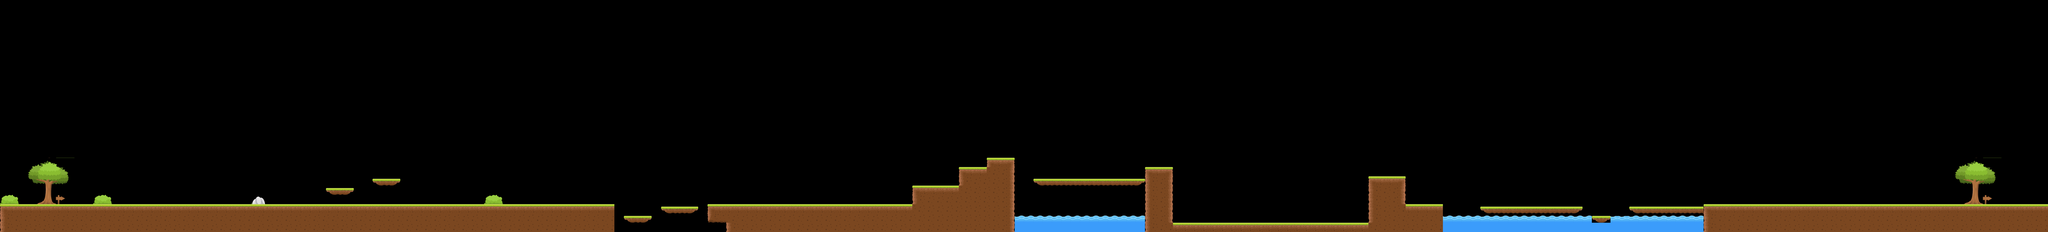

A level layout from a 2D game, rendered from its tile map. Below: a short description, then the map file with tile-grid data replaced by summaries:
An orthogonal 220x25 tile map with 64x64 px tiles, 1 tile layer (Tile Layer 1), 1 hidden layer not drawn and 99 objects.

<map version="1.0" tiledversion="1.1.5" orientation="orthogonal" renderorder="left-up" width="220" height="25" tilewidth="64" tileheight="64" infinite="0" nextobjectid="355">
 <tileset firstgid="1" name="Untitled" tilewidth="64" tileheight="64" tilecount="81" columns="9">
  <image source="tileset_map.png" trans="9ef3d4" width="600" height="600" />
 </tileset>
 <layer name="Tile Layer 2" width="220" height="25" visible="0">
  <data>[5500 cells, 58 non-empty, 18 distinct tile ids]</data>
 </layer>
 <objectgroup name="Land" opacity="0.9">
  <object id="66" x="0" y="1412.12" width="4222.23" height="184.848" />
  <object id="228" x="4292" y="1489.33" width="187.333" height="14.6667" />
  <object id="229" x="4546.67" y="1430.67" width="253.333" height="9.33333" />
  <object id="230" x="4870.67" y="1425.33" width="120" height="12" />
  <object id="234" x="4987.88" y="1406.06" width="1284.85" height="187.879" />
  <object id="235" x="6269.7" y="1284.85" width="321.212" height="15.1515" />
  <object id="236" x="6600" y="1160.61" width="181.818" height="9.09091" />
  <object id="237" x="6784.85" y="1085.94" width="190.909" height="15.1515" />
  <object id="268" x="7103.22" y="1233.33" width="757.394" height="21.2121" />
  <object id="271" x="7876.73" y="1154.91" width="187.879" height="15.1515" />
  <object id="272" x="8060.61" y="1542.42" width="1344.24" height="18.1818" />
  <object id="273" x="8048.48" y="1309.09" width="15.1515" height="233.333" />
  <object id="274" x="9406.49" y="1216.85" width="251.515" height="15.1515" />
  <object id="275" x="9644.3" y="1412.12" width="266.667" height="18.1818" />
  <object id="276" x="10182.1" y="1432.36" width="690.909" height="12.1212" />
  <object id="280" x="2238.67" y="1298.67" width="193.333" height="9.33333" />
  <object id="281" x="2566.67" y="1234.67" width="177.333" height="8" />
  <object id="287" x="10946" y="1495" width="122" height="6" />
  <object id="332" x="11202" y="1434" width="508" height="10" />
  <object id="333" x="11716" y="1414" width="2358" height="188" />
  <object id="341" x="7202" y="1258" />
 </objectgroup>
 <objectgroup name="Monster">
  <object id="226" x="3964" y="1348" />
  <object id="259" x="8538.67" y="1526.67" />
  <object id="267" x="10704" y="1393" />
  <object id="288" x="11950" y="1400" />
  <object id="354" x="5428" y="1362" />
 </objectgroup>
 <objectgroup name="DieLand">
  <object id="161" x="9922.2" y="1573.64" width="1789.94" height="30.303" />
  <object id="215" x="1682.67" y="1479.33" width="125.333" height="44" />
  <object id="240" x="6269.7" y="1333.33" width="21.2121" height="69.697" />
  <object id="241" x="6593.94" y="1209.09" width="12.1212" height="78.7879" />
  <object id="242" x="6788.65" y="1113.76" width="7.55151" height="37.7576" />
 </objectgroup>
 <objectgroup name="Button">
  <object id="218" x="1680.17" y="1266.33" />
  <object id="221" x="2189.33" y="1240.67" />
  <object id="222" x="2444" y="1172" />
  <object id="231" x="4473" y="1341.67" />
  <object id="232" x="4799.33" y="1318" />
  <object id="243" x="6131.39" y="1215.28" />
  <object id="244" x="6448.72" y="1094" />
  <object id="245" x="6676.06" y="1002.73" />
  <object id="270" x="7789.82" y="1067.03" />
  <object id="282" x="9043.33" y="1361.33" />
  <object id="325" x="12592" y="1304" />
  <object id="327" x="12806" y="1304" />
  <object id="329" x="12994" y="1300" />
  <object id="340" x="13192" y="1302" />
 </objectgroup>
 <objectgroup name="Mushroom" opacity="0.9">
  <object id="256" x="9259.33" y="1522" width="20" height="18" />
  <object id="285" x="9860" y="1409.33" />
  <object id="286" x="11002" y="1490" />
 </objectgroup>
 <objectgroup name="Ring">
  <object id="210" x="908" y="1380" />
  <object id="211" x="1020" y="1384" />
  <object id="212" x="1164" y="1380" />
  <object id="213" x="1284" y="1376" />
  <object id="216" x="1818" y="1218" />
  <object id="217" x="1906" y="1214" />
  <object id="219" x="2303.33" y="1216.67" />
  <object id="220" x="2415.33" y="1252.67" />
  <object id="223" x="2930" y="1102" />
  <object id="224" x="3010" y="1168" />
  <object id="225" x="3080" y="1224" />
  <object id="246" x="6312.12" y="1251.52" />
  <object id="247" x="6448.48" y="1245.45" />
  <object id="248" x="6524.24" y="1245.45" />
  <object id="249" x="6651.52" y="1118.18" />
  <object id="250" x="6724.24" y="1115.15" />
  <object id="251" x="7105.7" y="1103.88" />
  <object id="252" x="7033.21" y="1032.48" />
  <object id="261" x="9282.67" y="1394" />
  <object id="262" x="9309.33" y="1276" />
  <object id="263" x="9357.33" y="1167.33" />
  <object id="295" x="12620" y="1184" />
  <object id="296" x="12618" y="1232" />
  <object id="297" x="12618" y="1270" />
  <object id="298" x="12670" y="1270" />
  <object id="299" x="12806" y="1176" />
  <object id="300" x="12772" y="1198" />
  <object id="301" x="12770" y="1230" />
  <object id="302" x="12790" y="1264" />
  <object id="303" x="12832" y="1270" />
  <object id="304" x="12858" y="1228" />
  <object id="305" x="12848" y="1178" />
  <object id="306" x="12940" y="1168" />
  <object id="307" x="12962" y="1192" />
  <object id="308" x="12972" y="1228" />
  <object id="309" x="12990" y="1268" />
  <object id="310" x="13018" y="1230" />
  <object id="311" x="13043" y="1200" />
  <object id="312" x="13156" y="1172" />
  <object id="313" x="13156" y="1214" height="2" />
  <object id="316" x="13158" y="1266" />
  <object id="317" x="13214" y="1264" />
  <object id="319" x="13200" y="1168" />
  <object id="321" x="13238" y="1168" />
  <object id="322" x="13244" y="1266" />
  <object id="334" x="13197" y="1216" />
  <object id="335" x="13055" y="1164" />
  <object id="336" x="7234" y="1182" />
  <object id="337" x="7370" y="1178" />
  <object id="338" x="7514" y="1180" />
  <object id="339" x="7662" y="1174" />
 </objectgroup>
 <layer name="Tile Layer 1" width="220" height="25">
  <data>[5500 cells, 707 non-empty, 43 distinct tile ids]</data>
 </layer>
</map>